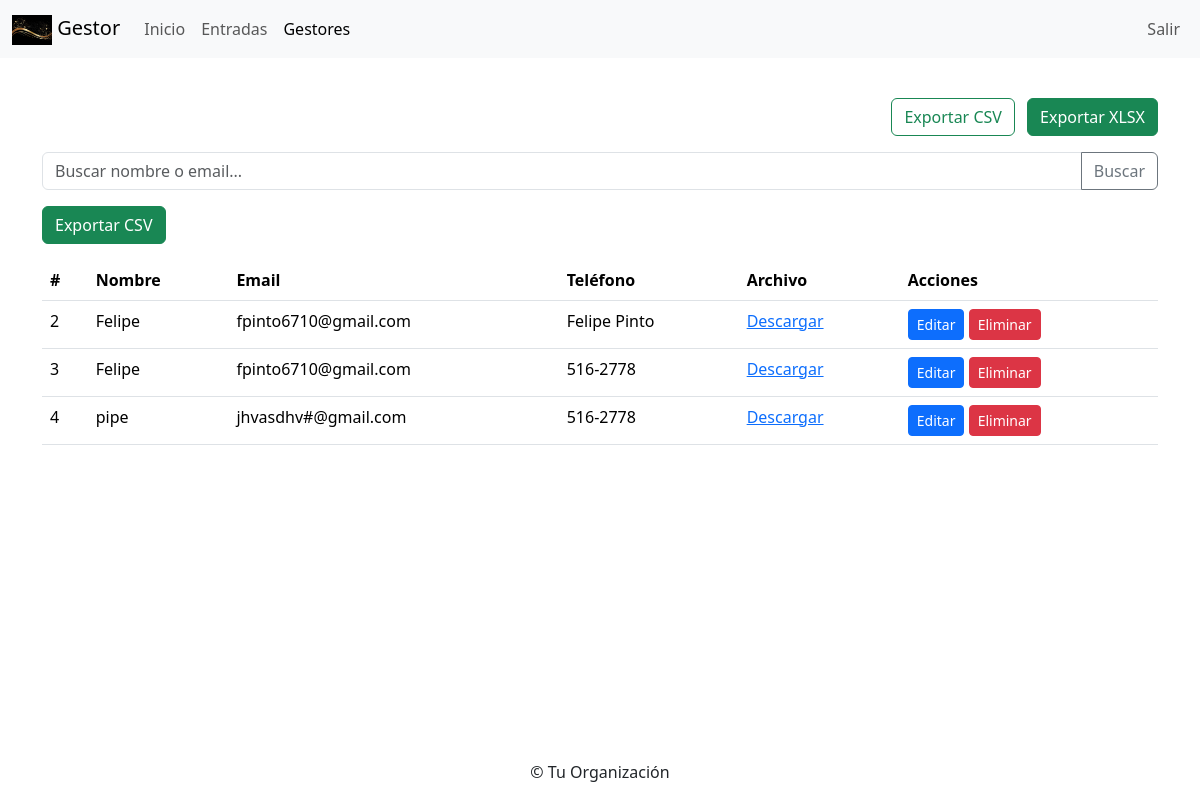
The page /gestores/ (signed in) on the database its author committed.
### correspondencia_app/models.py (models this page shows, shortened)
class DocumentManager(models.Model):
    nombre    = models.CharField("Nombre", max_length=100)
    email     = models.EmailField("Email")
    telefono  = models.CharField("Teléfono", max_length=20)
    archivo   = models.FileField("Archivo", upload_to='gestores/', blank=True, null=True)
    class Meta:
        verbose_name        = "Gestor de Documentos"
        verbose_name_plural = "Gestores de Documentos"
        ordering            = ['nombre']

### correspondencia_app/views.py (the view)
# urls.py: path('gestores/',                   views.document_manager_list,   name='document_manager_list'),
@login_required
def document_manager_list(request):
    q = request.GET.get('q', '')
    qs = DocumentManager.objects.all().order_by('nombre')
    if q:
        qs = qs.filter(
            models.Q(nombre__icontains=q) |
            models.Q(email__icontains=q)
        )
    paginator = Paginator(qs, 10)
    page_obj = paginator.get_page(request.GET.get('page'))
    return render(request, 'correspondencia_app/document_manager_list.html', {
        'gestores': page_obj,
        'q': q,
    })

### templates/correspondencia_app/document_manager_list.html (shortened to what this page needs)
{% extends "correspondencia_app/base.html" %}
{% load static %}
{% block content %}
  <div class="mb-3 text-end">
    <a href="{% url 'correspondencia_app:export_gestores_csv' %}" class="btn btn-outline-success me-2">
      Exportar CSV
    </a>
    <a href="{% url 'correspondencia_app:export_gestores_xlsx' %}" class="btn btn-success">
      Exportar XLSX
    </a>
  </div>
  <form method="get" class="mb-3">
    <div class="input-group">
      <input type="text" name="q" value="{{ q }}" class="form-control" placeholder="Buscar nombre o email...">
      <button class="btn btn-outline-secondary" type="submit">Buscar</button>
    </div>
  </form>
  <a href="{% url 'correspondencia_app:export_gestores_csv' %}" class="btn btn-success mb-3">
    Exportar CSV
  </a>
  <table class="table">
    <thead>
      <tr>
        <th>#</th><th>Nombre</th><th>Email</th><th>Teléfono</th><th>Archivo</th><th>Acciones</th>
      </tr>
    </thead>
    <tbody>
      {% for g in gestores %}
      <tr>
        <td>{{ g.pk }}</td>
        <td>{{ g.nombre }}</td>
        <td>{{ g.email }}</td>
        <td>{{ g.telefono }}</td>
        <td>
          {% if g.archivo %}
            <a href="{{ g.archivo.url }}" download>Descargar</a>
          {% else %}&mdash;{% endif %}
        </td>
        <td>
          {% if request.user.is_staff %}
            <a class="btn btn-sm btn-primary" href="{% url 'correspondencia_app:document_manager_edit' g.pk %}">Editar</a>
            <a class="btn btn-sm btn-danger" href="{% url 'correspondencia_app:document_manager_delete' g.pk %}">Eliminar</a>
          {% endif %}
        </td>
      </tr>
      {% empty %}
      <tr><td colspan="6">No hay gestores</td></tr>
      {% endfor %}
    </tbody>
  </table>
{% endblock %}

### rows shown on the page
DocumentManager: pk "2", nombre "Felipe", email "fpinto6710@gmail.com", telefono "Felipe Pinto"
DocumentManager: pk "3", nombre "Felipe", email "fpinto6710@gmail.com", telefono "516-2778"
DocumentManager: pk "4", nombre "pipe", email "jhvasdhv#@gmail.com", telefono "516-2778"
